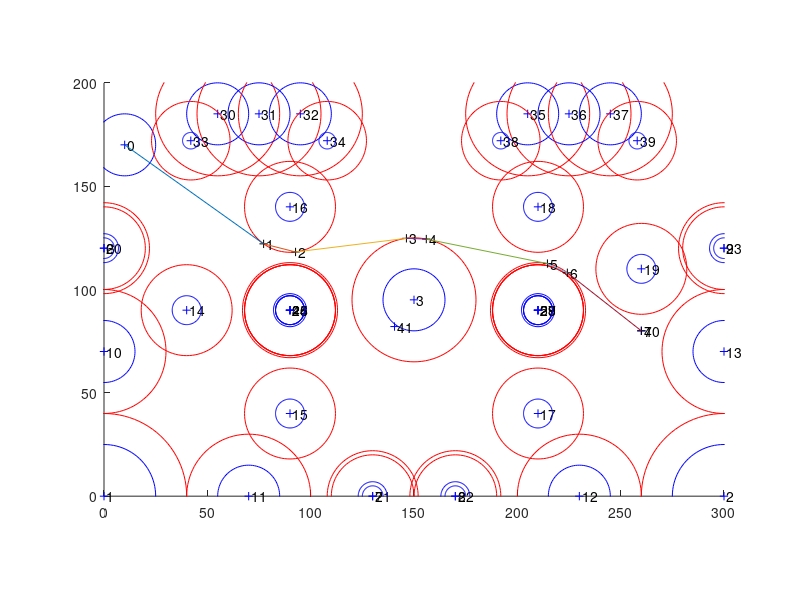

Reproduce this figure in MATLAB.
%% derniere modif sur Matlab R2013a Linux
clear all;
close all;
clc;

%% ___ donnees ___

% limites
xmin = 20;
ymin = 20;
xmax = 300-xmin;
ymax = 200-ymin;

% rayon robot
R_ROBOT = 15;

% obstacles
obs = [
10  , 170 , 0, R_ROBOT;
%foyer
0.  , 0.  , R_ROBOT 25;
300., 0.  , R_ROBOT 25;
150., 95. , R_ROBOT 15;
% torche mobile
90. , 90. , R_ROBOT 8;
210., 90. , R_ROBOT 8;
%torche fixe
0.  , 120., R_ROBOT 5;
130., 0.  , R_ROBOT 5;
170., 0.  , R_ROBOT 5;
300., 120., R_ROBOT 5;
% arbres
0.  , 70. , R_ROBOT 15;
70. , 0.  , R_ROBOT 15;
230., 0.  , R_ROBOT 15;
300., 70. , R_ROBOT 15;
%feux
40. , 90. , R_ROBOT 7;
90. , 40. , R_ROBOT 7;
90. , 140., R_ROBOT 7;
210., 40. , R_ROBOT 7;
210., 140., R_ROBOT 7;
260., 110., R_ROBOT 7;
0.  , 120., R_ROBOT 7;
130., 0.  , R_ROBOT 7;
170., 0.  , R_ROBOT 7;
300., 120., R_ROBOT 7;
90. , 90. , R_ROBOT 7;
90. , 90. , R_ROBOT 7;
90. , 90. , R_ROBOT 7;
210., 90. , R_ROBOT 7;
210., 90. , R_ROBOT 7;
210., 90. , R_ROBOT 7;
% bac fruit
55., 185. , R_ROBOT 15;
75., 185. , R_ROBOT 15;
95., 185. , R_ROBOT 15;
42., 172. , R_ROBOT 4;
108., 172., R_ROBOT 4;
205., 185., R_ROBOT 15;
225., 185., R_ROBOT 15;
245., 185., R_ROBOT 15;
192., 172., R_ROBOT 4;
258., 172., R_ROBOT 4;
% destination
260 ,  80 , 0 0;

140.572540 82.072395 0 0;
];


% path
pth = [
%10.000000, 170.000000;
%78.789078, 123.437538;% 90.000000, 140.000000, 20.00, 12.920848, 83.066238
%91.019501, 120.026001;
%148.572693, 122.963600;%, 150.000000, 95.000000, 28.00, 2.855813, 57.628113
%151.427307, 122.963600;
%208.980499, 120.026001;%, 210.000000, 140.000000, 20.00, 5.330941, 57.628113
%214.277695, 120.462822;
%255.722305, 129.537170;%, 260.000000, 110.000000, 20.00, 46.198891, 42.426399
%277.320496, 100.000000;
%260.000000, 70.000000;%, 260.000000, 70.000000, 0.00, 0.000000, 34.641010

%10.000000 170.000000;
%78.789078 123.437538;
%91.019501 120.026001; 148.572693 122.963600;
%155.553650 122.443710; 214.165237 110.582779;
%224.785202 104.913010; 260.000000 70.000000;

10.000000 170.000000; 77.231644 122.084389;
92.690521 118.165138; 146.331100 124.774811;
155.950333 124.403969; 214.561920 112.543045;
224.198807 108.094025; 260.000000 80.000000;

];

%% ___ affichage ___

x = 0:300;
theta = 0:pi/50:2*pi;
figure; hold on; axis([0 300 0 200], 'equal');

obs(:,3) = obs(:, 3) + obs(:, 4);

for i=1:size(obs, 1)
	% objets
	plot(obs(i, 1), obs(i, 2), '+b')
	text(obs(i, 1), obs(i, 2), strcat([' ', num2str(i-1)]));
	if obs(i, 4) > 0.01
		plot(obs(i, 4)*cos(theta)+obs(i, 1), obs(i, 4)*sin(theta)+obs(i, 2), 'b');
	end

	% zones interdites objets
	if obs(i, 3) > obs(i, 4) + 0.01
		plot(obs(i, 3)*cos(theta)+obs(i, 1), obs(i, 3)*sin(theta)+obs(i, 2), 'r');
	end
end


for i=2:size(pth, 1)
	% objets
	plot(pth(i, 1), pth(i, 2), '+k')
	text(pth(i, 1), pth(i, 2), strcat([' ', num2str(i-1)]));
    
    plot([pth(i, 1);pth(i-1, 1)], [pth(i, 2);pth(i-1, 2)]);
end

% limites
%plot([xmin; xmax; xmax; xmin; xmin], [ymin; ymin; ymax; ymax; ymin], 'r');
